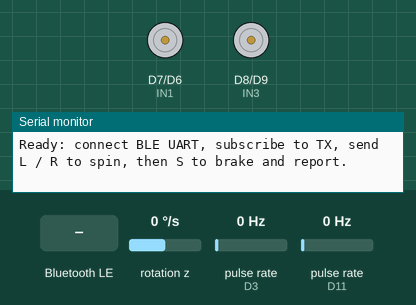
The sketch below on a simulated Arduino Nano 33 IoT. Shown: motor-driver pin pairs drawn as motors (green arrow = first pin HIGH = forward, orange = second pin HIGH = backward, longer = more drive, scaled by the enable pin), the last lines printed to the serial monitor. Wiring (inferred from the names in the program): 2 × pulse sensor: data D3 / data D11; MPU-6050 motion sensor at I2C address 0x68. The test bench sets the inputs (shaded band); at power-on: rotation z 0 °/s, pulse rate (sensors on D3, D11) 0 Hz. Nothing arrives over Bluetooth unless stated; a phone connects over Bluetooth LE 3 s after start.

Above: at 1.8 s.
1.9 s: Bluetooth LE write "STOP" received
4.9 s: Bluetooth LE write "L" received
At 5.9 s:
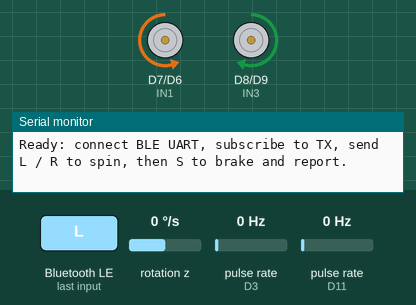
6.4 s: Bluetooth LE write "S" received
At 7.6 s:
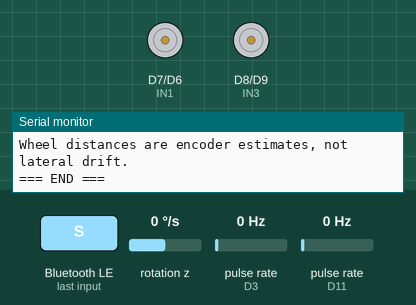
Timing chart, 0 to 9.4 s (numbered marks = the images above; inputs shaded):
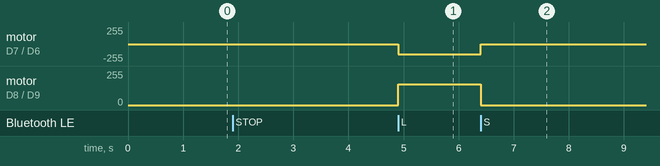

The sketch:

spin.ino
```cpp
#include <Wire.h>
#include <ArduinoBLE.h>

// Declare the custom type and prototype before Arduino generates function prototypes.
enum Motion { IDLE, LEFT, RIGHT };
void startMotion(Motion requested);

// BLE spin test: L/R spins in place, S/STOP brakes and sends one summary.
// Wiring confirmed by user: code channel L = physical right, R = physical left.
// Keep the robot still during gyro calibration. No LED animation.
const int ENA = 5;
const int IN1 = 7;
const int IN2 = 6;
const int ENB = 10;
const int IN3 = 8;
const int IN4 = 9;
const int ENCODER_L = 3;
const int ENCODER_R = 11;
const int TURN_SPEED = 40000; // Copied from robotcurclerun_raw.
const int DISK_SLOTS = 20;
const float CM_PER_PULSE = 3.14159265f * 6.5f / DISK_SLOTS;
const float TRACK_WIDTH_CM = 14.5f;
const unsigned long BRAKE_MS = 150;
volatile unsigned long pulse_count_L = 0;
volatile unsigned long pulse_count_R = 0;
void isr_count_L() { pulse_count_L++; }
void isr_count_R() { pulse_count_R++; }

BLEService uartService("6E400001-B5A3-F393-E0A9-E50E24DCCA9E");
BLECharacteristic txChar("6E400003-B5A3-F393-E0A9-E50E24DCCA9E", BLENotify, 200);
BLECharacteristic rxChar("6E400002-B5A3-F393-E0A9-E50E24DCCA9E", BLEWrite | BLEWriteWithoutResponse, 64);
bool ble_ready = false;
bool running = false;
bool braking = false;
unsigned long brake_started = 0;
Motion motion = IDLE;
unsigned long motion_started = 0;
unsigned long drive_ms = 0;
int pwm_left = 0;
int pwm_right = 0;
bool summary_pending = false;
bool gyro_valid = false;
bool gyro_saturated = false;
String report;
unsigned int report_offset = 0;
unsigned long last_report_chunk = 0;

void stopMotors() {
  analogWrite(ENA, 0);
  analogWrite(ENB, 0);
  digitalWrite(IN1, LOW);
  digitalWrite(IN2, LOW);
  digitalWrite(IN3, LOW);
  digitalWrite(IN4, LOW);
}

void brakeMotors() {
  if (braking) return;
  if (running) {
    drive_ms = millis() - motion_started;
    summary_pending = true;
  }
  running = false;
  digitalWrite(IN1, HIGH);
  digitalWrite(IN2, HIGH);
  digitalWrite(IN3, HIGH);
  digitalWrite(IN4, HIGH);
  analogWrite(ENA, 65535);
  analogWrite(ENB, 65535);
  braking = true;
  brake_started = millis();
}

void sendTelemetry(const String &message) {
  Serial.println(message);
  if (ble_ready && txChar.subscribed()) {
    txChar.writeValue(message.c_str(), message.length());
  }
}

const bool USE_MPU6050 = true; // ต่อสาย A4(SDA)/A5(SCL) แล้ว

const int MPU_ADDR = 0x68;
bool has_mpu = false;
float gyro_z_offset = 0;
float current_yaw = 0;
unsigned long last_gyro_time = 0;

bool initMPU6050() {
  if (!USE_MPU6050) {
    Serial.println("[IMU] MPU-6050 disabled (USE_MPU6050 = false).");
    has_mpu = false;
    return false;
  }

  pinMode(A4, INPUT_PULLUP);
  pinMode(A5, INPUT_PULLUP);
  Wire.begin();
  #if defined(WIRE_HAS_TIMEOUT) || defined(ARDUINO_UNOR4_WIFI) || defined(ARDUINO_UNOR4_MINIMA)
  Wire.setWireTimeout(10000, true);
  #endif

  Wire.beginTransmission(MPU_ADDR);
  byte error = Wire.endTransmission();
  if (error != 0) {
    Serial.println("[IMU] MPU-6050 not detected.");
    has_mpu = false;
    return false;
  }

  // Wake up MPU-6050
  Wire.beginTransmission(MPU_ADDR);
  Wire.write(0x6B);
  Wire.write(0x00);
  Wire.endTransmission(true);

  // Set Gyro full scale range to +/- 250 deg/s
  Wire.beginTransmission(MPU_ADDR);
  Wire.write(0x1B);
  Wire.write(0x00);
  Wire.endTransmission(true);

  Serial.println("[IMU] MPU-6050 detected! Calibrating gyro Z (keep robot still)...");
  long sum_z = 0;
  int samples = 0;
  for (int i = 0; i < 200; i++) {
    Wire.beginTransmission(MPU_ADDR);
    Wire.write(0x47);
    Wire.endTransmission(false);
    Wire.requestFrom(MPU_ADDR, 2, true);
    if (Wire.available() >= 2) {
      int16_t raw_z = (Wire.read() << 8) | Wire.read();
      sum_z += raw_z;
      samples++;
    }
    delay(3);
  }
  if (samples == 0) { has_mpu = false; return false; }
  gyro_z_offset = (float)sum_z / samples;
  current_yaw = 0;
  last_gyro_time = micros();
  has_mpu = true;
  Serial.println("[IMU] Calibration complete! Gyro reading (log-only, no correction) active.");
  return true;
}

void updateYaw() {
  if (!has_mpu) return;

  unsigned long now = micros();
  float dt = (now - last_gyro_time) / 1000000.0;
  last_gyro_time = now;

  Wire.beginTransmission(MPU_ADDR);
  Wire.write(0x47);
  Wire.endTransmission(false);
  Wire.requestFrom(MPU_ADDR, 2, true);
  if (Wire.available() >= 2) {
    int16_t raw_z = (Wire.read() << 8) | Wire.read();
    if (raw_z >= 32700 || raw_z <= -32700) gyro_saturated = true;
    float rate_z = (raw_z - gyro_z_offset) / 131.0; // 131 LSB/(deg/s)
    if (abs(rate_z) > 0.15) { // Filter sensor noise
      current_yaw += rate_z * dt;
    }
  } else {
    gyro_valid = false;
  }
}

void resetYaw() {
  current_yaw = 0;
  last_gyro_time = micros();
}


// Refuse mode changes until S finishes the current measurement and report.
void startMotion(Motion requested) {
  if (requested == IDLE || running || braking || report.length() > 0) return;
  noInterrupts();
  pulse_count_L = 0;
  pulse_count_R = 0;
  interrupts();
  resetYaw();
  gyro_valid = has_mpu;
  gyro_saturated = false;
  motion = requested;
  pwm_left = TURN_SPEED;
  pwm_right = TURN_SPEED;
  // Spin right: physical right backward, physical left forward; reverse for left.
  const bool codeLeftForward = requested == LEFT;
  digitalWrite(IN1, codeLeftForward ? LOW : HIGH);
  digitalWrite(IN2, codeLeftForward ? HIGH : LOW);
  digitalWrite(IN3, codeLeftForward ? HIGH : LOW);
  digitalWrite(IN4, codeLeftForward ? LOW : HIGH);
  analogWrite(ENA, pwm_left);
  analogWrite(ENB, pwm_right);
  motion_started = millis();
  running = true;
}

void buildSummary() {
  noInterrupts();
  unsigned long left = pulse_count_L;
  unsigned long right = pulse_count_R;
  interrupts();
  float cm_left = left * CM_PER_PULSE;
  float cm_right = right * CM_PER_PULSE;
  float seconds = drive_ms / 1000.0f;
  bool valid_yaw = gyro_valid && !gyro_saturated;
  report = "\n=== SUMMARY ===\nMODE=" + String(motion == LEFT ? "LEFT" : "RIGHT");
  report += "\nDRIVE_MS=" + String(drive_ms) + " BRAKE_MS=" + String(BRAKE_MS);
  report += "\nPWM_L=" + String(pwm_left) + " PWM_R=" + String(pwm_right);
  report += "\nENC_L=" + String(left) + " ENC_R=" + String(right);
  report += "\nENC_DIFF_L-R=" + String((long)left - (long)right);
  report += "\nREV_L=" + String((float)left / DISK_SLOTS, 3) + " REV_R=" + String((float)right / DISK_SLOTS, 3);
  report += "\nCM_L=" + String(cm_left, 2) + " CM_R=" + String(cm_right, 2);
  report += "\nCM_DIFF_L-R=" + String(cm_left - cm_right, 2);
  report += "\nYAW_DEG=" + (valid_yaw ? String(current_yaw, 2) : String("NA"));
  report += " GYRO=" + String(!has_mpu ? "MISSING" : (!gyro_valid ? "READ_ERROR" : (gyro_saturated ? "SATURATED" : "OK")));
  report += "\nTURN_MS=" + String(drive_ms);
  report += "\nENC_TURN_ABS_DEG_EST=" + String((cm_right + cm_left) / TRACK_WIDTH_CM * 180.0f / 3.14159265f, 2);
  if (valid_yaw && abs(current_yaw) >= 5.0f && seconds > 0) {
    float deg = abs(current_yaw);
    report += "\nAVG_DEG_PER_SEC=" + String(deg / seconds, 2);
    report += "\nEST_MS_90=" + String(seconds * 1000.0f * 90.0f / deg, 0);
    report += " EST_MS_180=" + String(seconds * 1000.0f * 180.0f / deg, 0);
    report += "\nEST_MS_270=" + String(seconds * 1000.0f * 270.0f / deg, 0);
    report += " EST_MS_360=" + String(seconds * 1000.0f * 360.0f / deg, 0);
    report += "\nTime estimates include stopping angle; retest for acceleration/braking.";
  } else {
    report += "\nTurn time estimate unavailable: invalid gyro or angle <5 deg.";
  }
  report += "\nWheel distances are encoder estimates, not lateral drift.\n=== END ===\n";
  Serial.print(report);
  report_offset = 0;
  summary_pending = false;
  motion = IDLE;
}

// One summary per stop, split into paced 20-byte UART notifications for BLE MTU.
void flushReport() {
  if (!ble_ready || report.length() == 0 || !txChar.subscribed()) return;
  if (millis() - last_report_chunk < 30) return;
  unsigned int count = report.length() - report_offset;
  if (count > 20) count = 20;
  if (txChar.writeValue((const uint8_t *)report.c_str() + report_offset, count)) {
    report_offset += count;
    last_report_chunk = millis();
    if (report_offset >= report.length()) { report = ""; report_offset = 0; }
  }
}

void setup() {
  Serial.begin(9600);
  analogWriteResolution(16);
  const int motorPins[] = {ENA, ENB, IN1, IN2, IN3, IN4};
  for (int pin : motorPins) pinMode(pin, OUTPUT);
  stopMotors();
  pinMode(ENCODER_L, INPUT_PULLUP);
  pinMode(ENCODER_R, INPUT_PULLUP);
  attachInterrupt(digitalPinToInterrupt(ENCODER_L), isr_count_L, RISING);
  attachInterrupt(digitalPinToInterrupt(ENCODER_R), isr_count_R, RISING);
  initMPU6050(); // Keep robot still during calibration.
  ble_ready = BLE.begin();
  if (!ble_ready) {
    Serial.println("BLE initialization failed. Motors remain stopped.");
    return;
  }
  BLE.setLocalName("IOT-SPIN");
  BLE.setDeviceName("IOT-SPIN");
  BLE.setAdvertisedService(uartService);
  uartService.addCharacteristic(txChar);
  uartService.addCharacteristic(rxChar);
  BLE.addService(uartService);
  BLE.advertise();
  Serial.println("Ready: connect BLE UART, subscribe to TX, send L / R to spin, then S to brake and report.");
}

void loop() {
  if (ble_ready) {
    BLE.poll();
    BLEDevice central = BLE.central();
    if (central && central.connected()) {
      if (rxChar.written()) {
        String command = "";
        for (int i = 0; i < rxChar.valueLength(); i++) command += (char)rxChar.value()[i];
        command.trim();
        command.toUpperCase();
        if (command == "STOP" || command == "S") {
          brakeMotors();
        } else if (command == "L") {
          startMotion(LEFT);
        } else if (command == "R") {
          startMotion(RIGHT);
        }
      }
    } else if (running) {
      brakeMotors();
    }
  }
  updateYaw();
  if (braking && millis() - brake_started >= BRAKE_MS) {
    stopMotors();
    braking = false;
    if (summary_pending) buildSummary();
  }
  flushReport();
  delay(2);
}
```

Measured:
- after the input at 4.9 s, motor on D7 (IN1) / D6 (IN2): stopped → backward 155/255 at once; motor on D8 (IN3) / D9 (IN4): stopped → forward 155/255 at once
- after the input at 6.4 s, motor on D7 (IN1) / D6 (IN2): backward 155/255 → stopped at once; motor on D8 (IN3) / D9 (IN4): forward 155/255 → stopped at once
